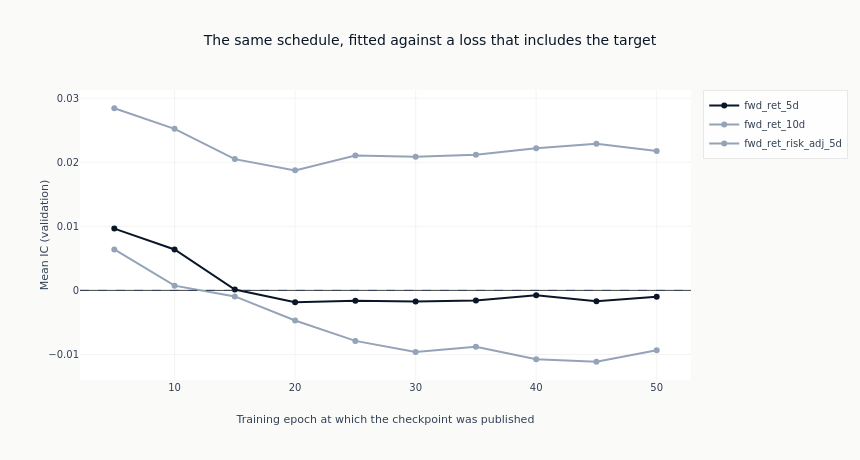

Notebook cell for this chart:
### Markdown cell above
### What supervision does to the schedule

One line per label across the published schedule, on one axis, drawn exactly as
[`11c`](11c_conditional_autoencoder.ipynb) draws its own so the two charts can be laid side by
side. Same axes, same schedule, same labels: the difference between the two figures is the
difference between the two objectives, which is the only comparison in this family that is
controlled to a single term in a loss function.

### Code cell
fig = go.Figure()
for label in ordered_labels:
    rows = catalog.filter(pl.col("label") == label).sort("checkpoint_value")
    fig.add_trace(
        go.Scatter(
            x=rows.get_column("checkpoint_value").to_list(),
            y=rows.get_column("ic_mean").to_list(),
            mode="lines+markers",
            name=label,
            line=dict(color=COLORS["blue"] if label == primary else COLORS["recede"]),
            marker=dict(color=COLORS["blue"] if label == primary else COLORS["recede"]),
        )
    )
fig.add_hline(y=0, line_width=1, line_dash="dash", line_color=COLORS["neutral"])
fig.update_yaxes(title_text="Mean IC (validation)")
fig.update_xaxes(title_text="Training epoch at which the checkpoint was published")
fig.update_layout(
    title="The same schedule, fitted against a loss that includes the target",
    height=460,
    width=860,
    margin=dict(t=90),
)
# The direction of each line is a fact about the frame, so the alt text counts it rather than
# asserting a shape the next run may not reproduce.
spans = "; ".join(
    f"{row['label']} spans {row['lo']:+.4f} to {row['hi']:+.4f}"
    for row in catalog.group_by("label")
    .agg(lo=pl.col("ic_mean").min(), hi=pl.col("ic_mean").max())
    .sort("label")
    .iter_rows(named=True)
)
show_plotly_with_alt(
    fig,
    "Line chart of mean validation information coefficient against the training epoch at which "
    "each checkpoint was published, one line per label on one axis, the primary target in dark "
    f"navy and the two variants in light slate, with a dashed zero line. Counted from the frame: "
    f"{spans}.",
)

### Figure 1 — Plotly figure (JSON) as saved in the notebook; plotly's stock layout.template omitted (floating-point values rounded to 4 significant figures)
{"data": [{"line": {"color": "#0a1628"}, "marker": {"color": "#0a1628"}, "mode": "lines+markers", "name": "fwd_ret_5d", "type": "scatter", "x": [5, 10, 15, 20, 25, 30, 35, 40, 45, 50], "y": [0.009646, 0.006382, 0.0001428, -0.00184, -0.001634, -0.001715, -0.00157, -0.0007438, -0.001679, -0.0009733]}, {"line": {"color": "#94a3b8"}, "marker": {"color": "#94a3b8"}, "mode": "lines+markers", "name": "fwd_ret_10d", "type": "scatter", "x": [5, 10, 15, 20, 25, 30, 35, 40, 45, 50], "y": [0.006388, 0.0007384, -0.0009413, -0.0047, -0.007879, -0.009598, -0.008812, -0.01076, -0.01114, -0.009326]}, {"line": {"color": "#94a3b8"}, "marker": {"color": "#94a3b8"}, "mode": "lines+markers", "name": "fwd_ret_risk_adj_5d", "type": "scatter", "x": [5, 10, 15, 20, 25, 30, 35, 40, 45, 50], "y": [0.02843, 0.02522, 0.02049, 0.01874, 0.02104, 0.02085, 0.02116, 0.0222, 0.02288, 0.02175]}], "layout": {"height": 460, "margin": {"t": 90}, "shapes": [{"line": {"color": "#334155", "dash": "dash", "width": 1}, "type": "line", "x0": 0, "x1": 1, "xref": "x domain", "y0": 0, "y1": 0, "yref": "y"}], "title": {"text": "The same schedule, fitted against a loss that includes the target"}, "width": 860, "xaxis": {"title": {"text": "Training epoch at which the checkpoint was published"}}, "yaxis": {"title": {"text": "Mean IC (validation)"}}}}
